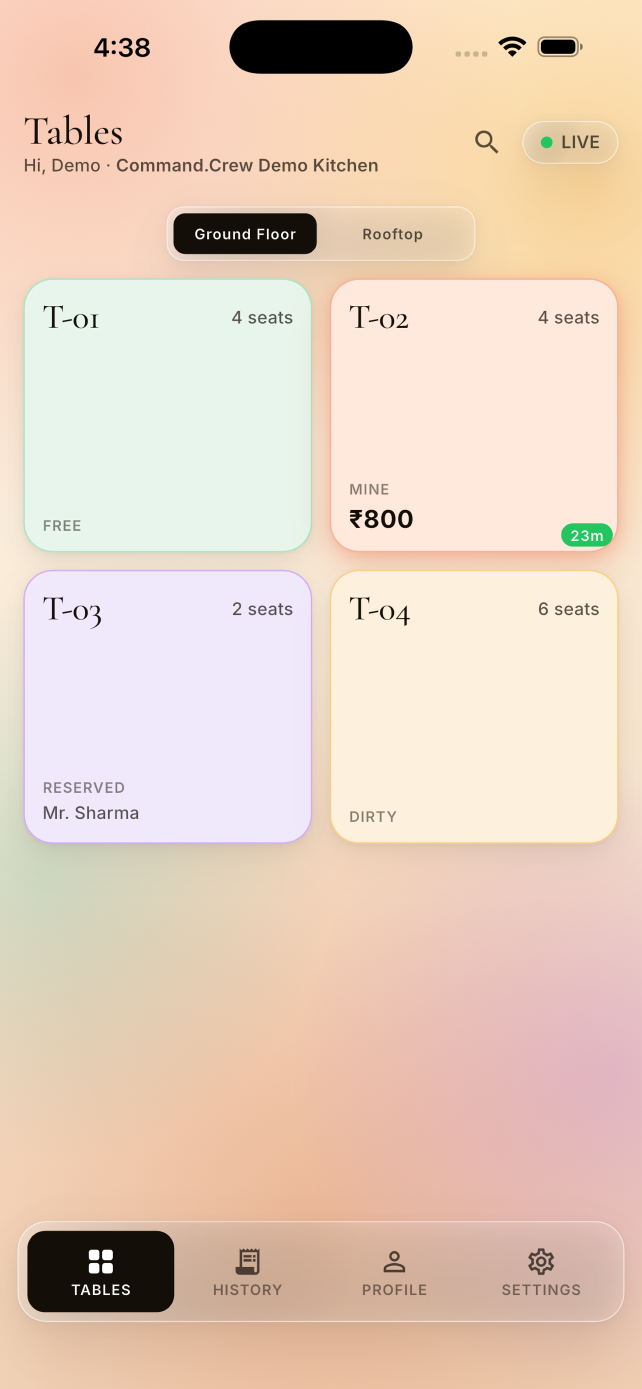
#> input picture store-assets/screenshots/final/1_tables.png, 1284 x 2778 px, found by its file name (shown at 1/2 size); its folder holds only this picture in this run
$ python gen_phone_screens.py
#> lines starting #> are read from the running program, lines starting #| are printed output that depends on the picture
import math
import os
from PIL import Image, ImageFilter

SRC_DIR = "/Users/mohitsoni/Desktop/Workspace/dinedesk-cap/store-assets/screenshots/final"
OUT_DIR = "/Users/mohitsoni/Desktop/Workspace/dinedesk-cap/store-assets/play/phone"
os.makedirs(OUT_DIR, exist_ok=True)

MAX_RATIO = 2.0  # Play Store: max dimension can't be more than 2x min dimension

for name in sorted(os.listdir(SRC_DIR)):
    if not name.lower().endswith(".png"):
        continue
    path = os.path.join(SRC_DIR, name)
    img = Image.open(path).convert("RGB")
    w, h = img.size
#> w = 1284; h = 2778
    ratio = h / w
#> ratio = 2.16
    if ratio <= MAX_RATIO:
        img.save(os.path.join(OUT_DIR, name))
        print(name, "unchanged", img.size)
        continue

    new_w = math.ceil(h / MAX_RATIO)
#> new_w = 1389
    left_pad = (new_w - w) // 2
#> left_pad = 52

    # blurred, scaled-up copy of the screenshot itself as the background fill
    scale = new_w / w
#> scale = 1.08
    bg = img.resize((new_w, round(h * scale)), Image.LANCZOS)
    bg_top = (bg.height - h) // 2
#> bg_top = 113
    bg = bg.crop((0, bg_top, new_w, bg_top + h))
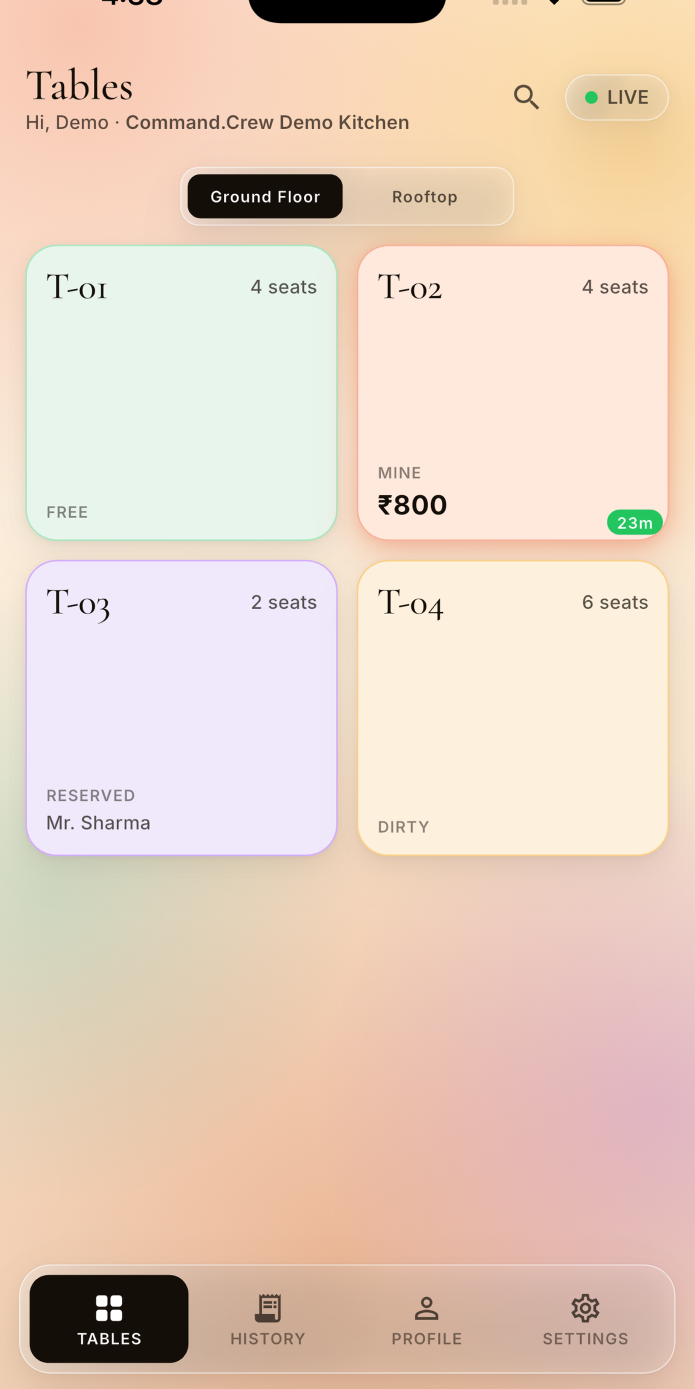
#> bg: PIL image 1389x2778 RGB (shown at 1/2 size); mean R, G, B 231, 208.9, 193.1
    bg = bg.filter(ImageFilter.GaussianBlur(40))
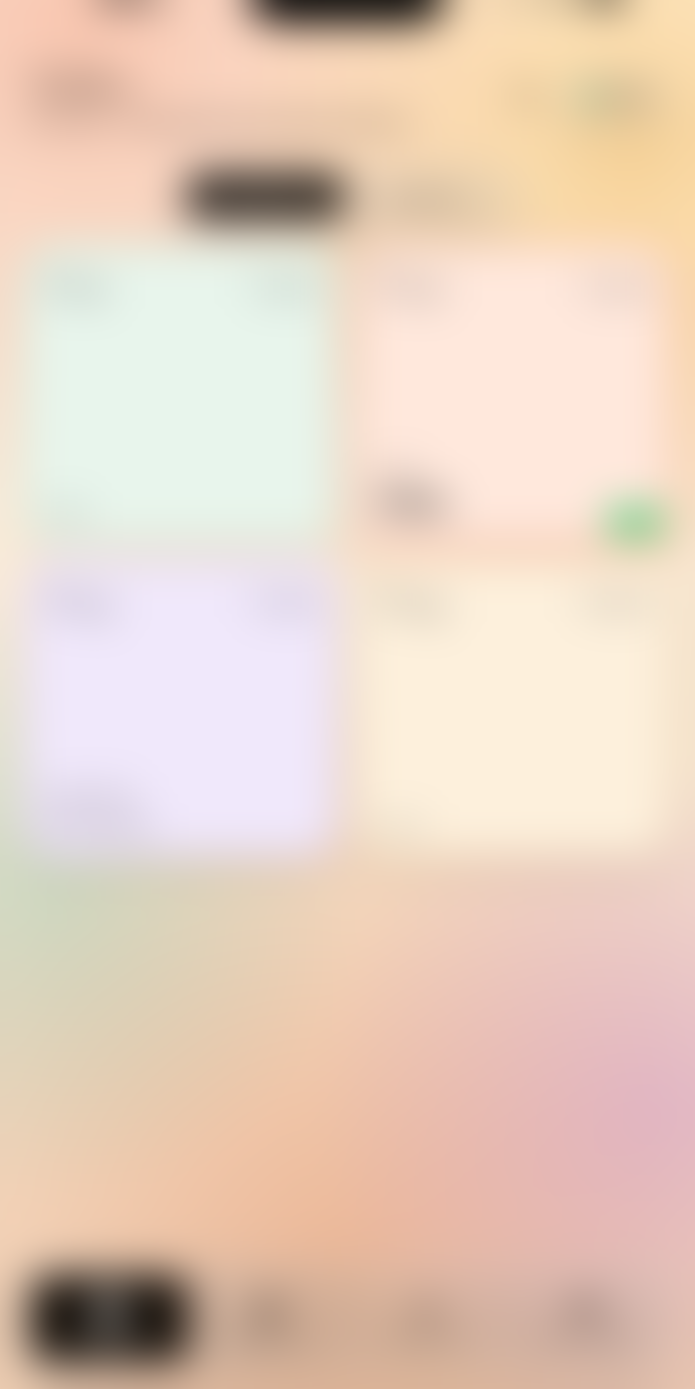
#> bg: PIL image 1389x2778 RGB (shown at 1/2 size); mean R, G, B 230.9, 208.9, 193

    canvas = bg
    canvas.paste(img, (left_pad, 0))
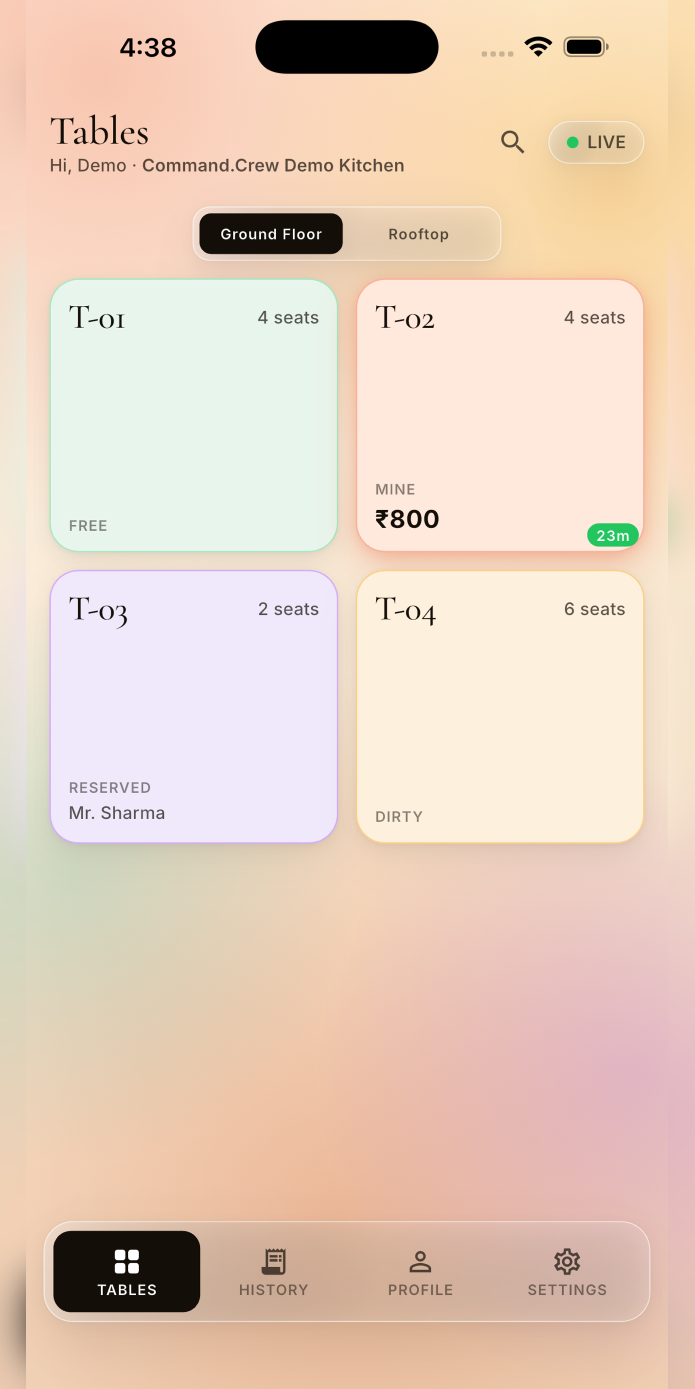
#> canvas: PIL image 1389x2778 RGB (shown at 1/2 size); mean R, G, B 230.4, 207.4, 190.6
    out_path = os.path.join(OUT_DIR, name)
    canvas.save(out_path)
    print(name, "padded ->", canvas.size)
#| 1_tables.png padded -> (1389, 2778)

$ run again, on store-assets/screenshots/final/2_order_builder.png
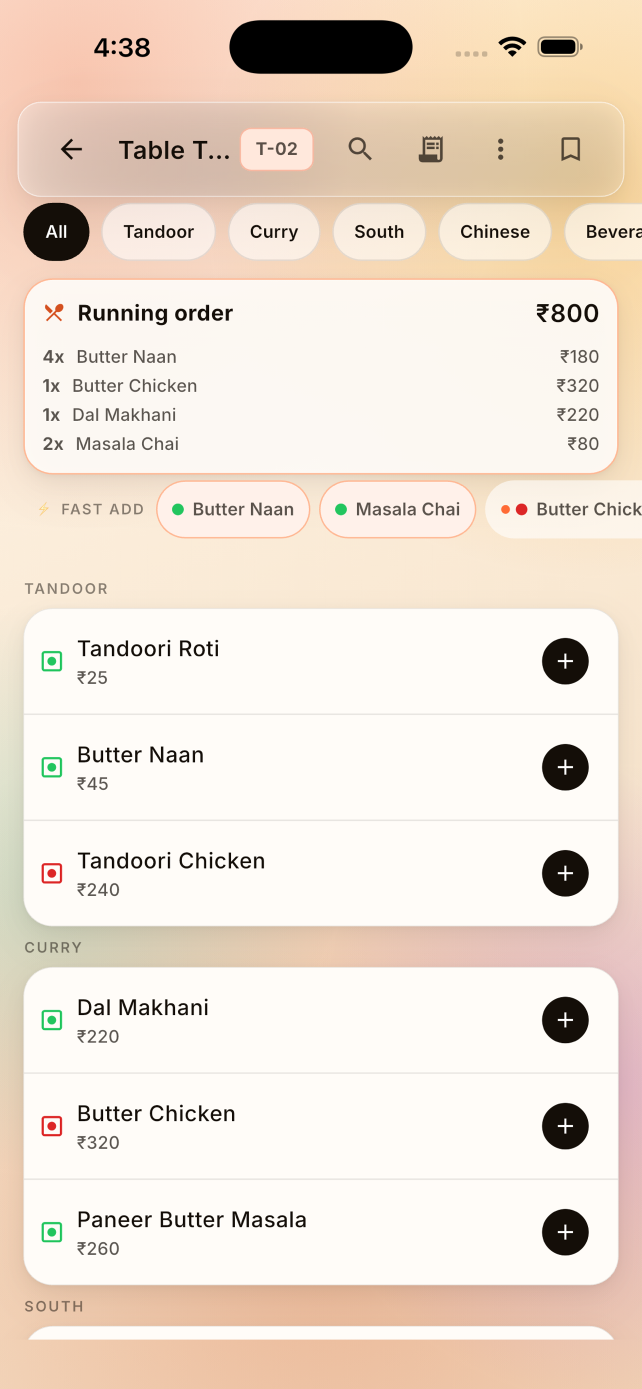
#> input picture store-assets/screenshots/final/2_order_builder.png, 1284 x 2778 px, found by its file name (shown at 1/2 size)
#> `bg = bg.filter(ImageFilter.GaussianBlur(40))`:
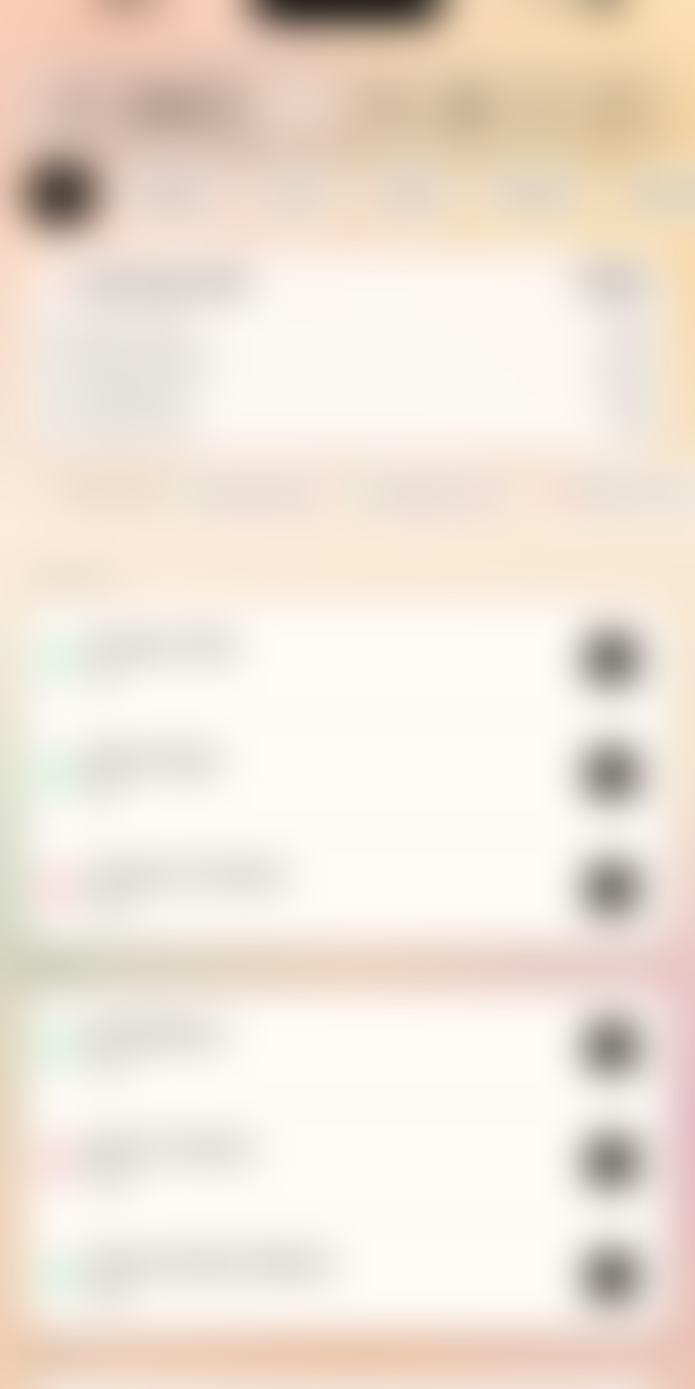
#> bg: PIL image 1389x2778 RGB (shown at 1/2 size); mean R, G, B 238.9, 227.5, 216.3
#> `canvas.paste(img, (left_pad, 0))`:
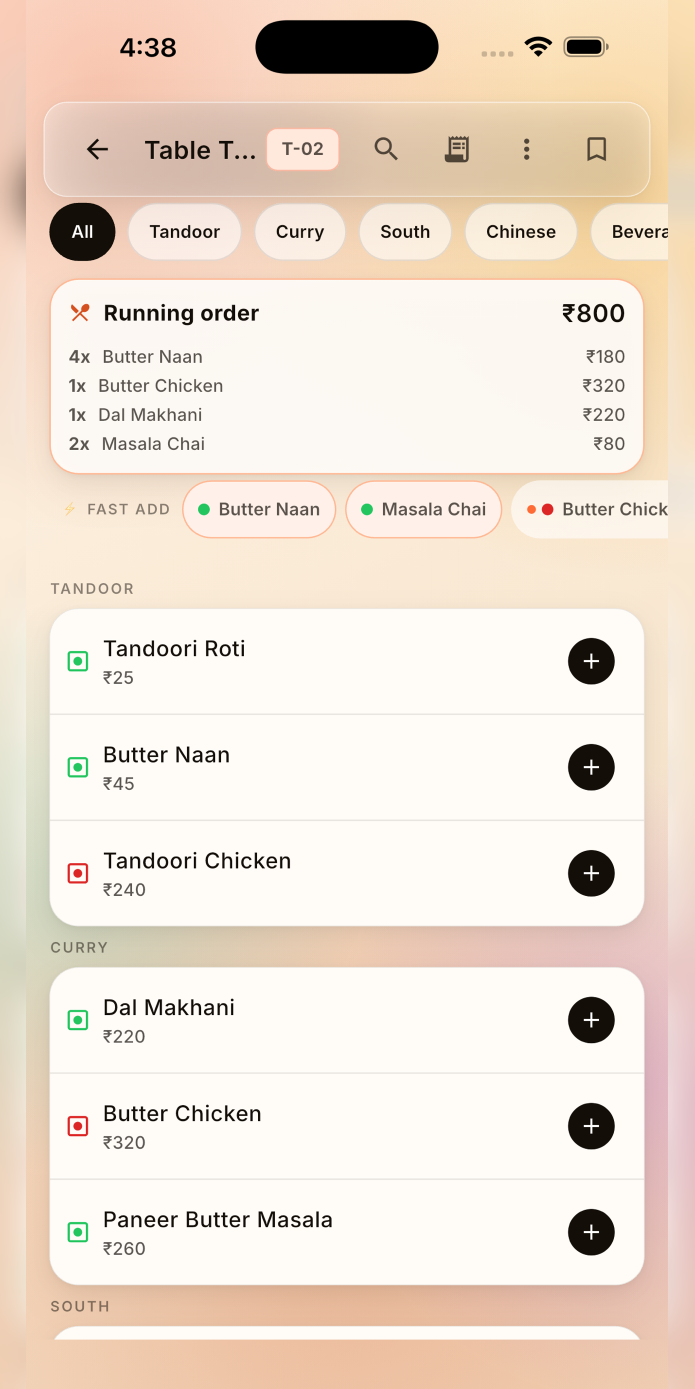
#> canvas: PIL image 1389x2778 RGB (shown at 1/2 size); mean R, G, B 237.7, 224.1, 211.3
#| 2_order_builder.png padded -> (1389, 2778)

$ run again, on store-assets/screenshots/final/3_kot_review.png
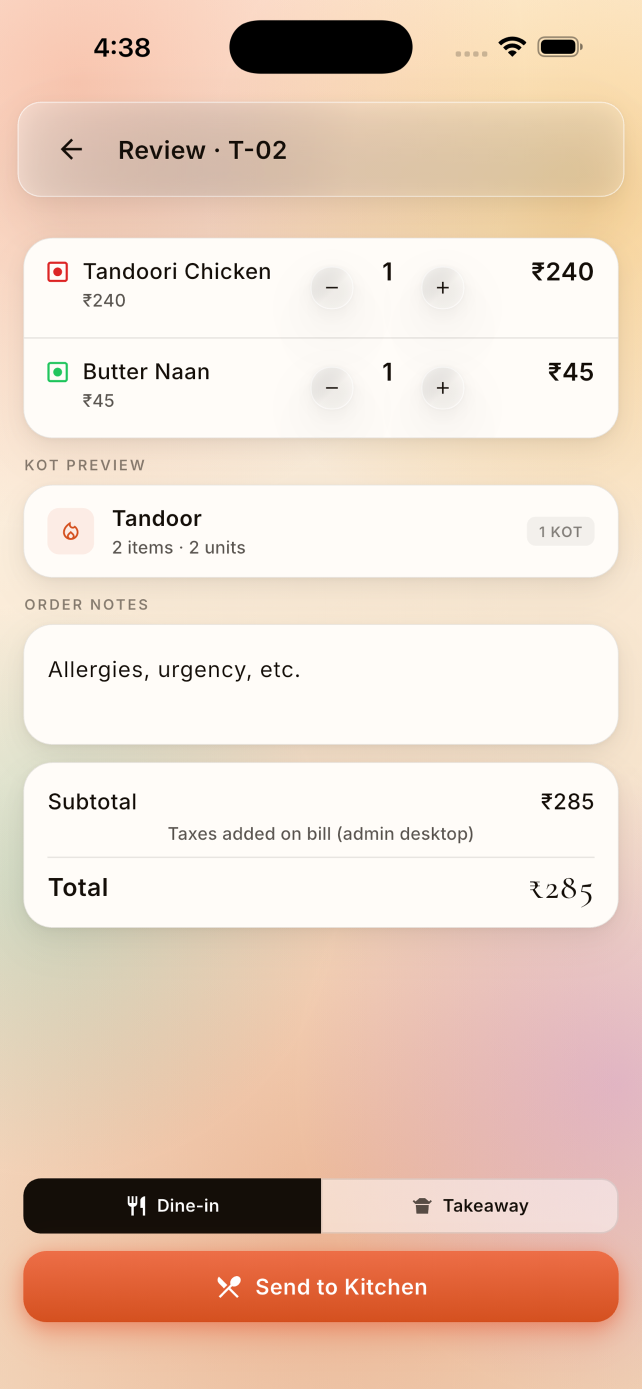
#> input picture store-assets/screenshots/final/3_kot_review.png, 1284 x 2778 px, found by its file name (shown at 1/2 size)
#> `bg = bg.filter(ImageFilter.GaussianBlur(40))`:
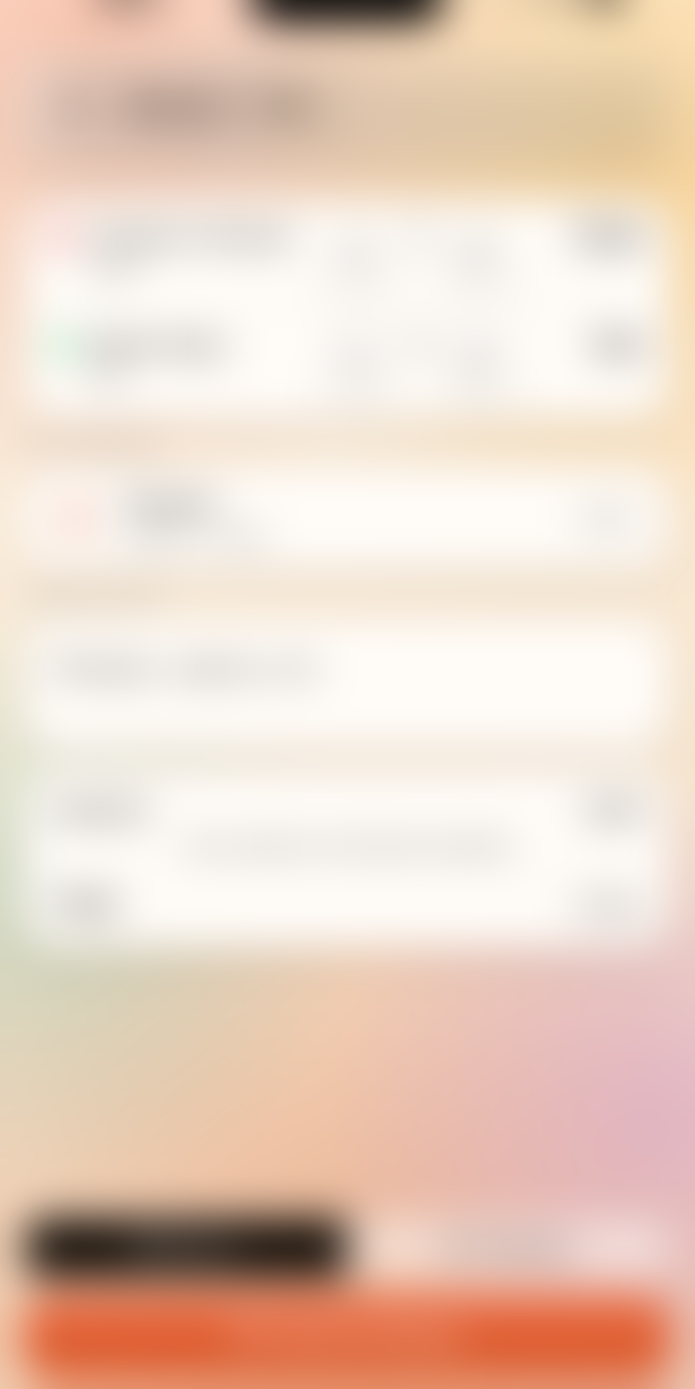
#> bg: PIL image 1389x2778 RGB (shown at 1/2 size); mean R, G, B 234, 211, 196
#> `canvas.paste(img, (left_pad, 0))`:
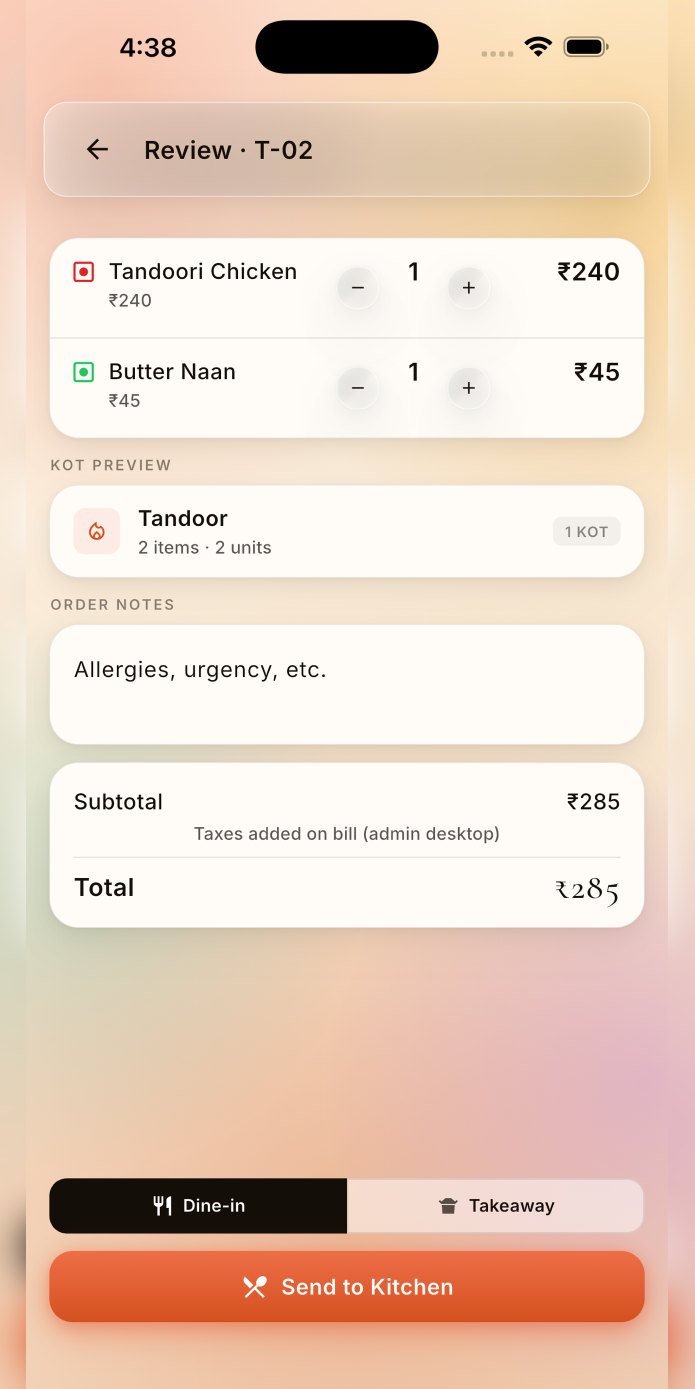
#> canvas: PIL image 1389x2778 RGB (shown at 1/2 size); mean R, G, B 233.4, 209.3, 193.2
#| 3_kot_review.png padded -> (1389, 2778)
